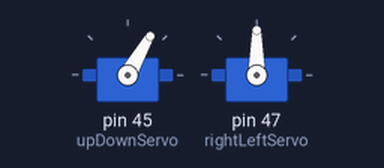
This sketch was run on a simulated Arduino Mega 2560, built with avr-gcc and run on an emulated ATmega2560. Parts: 2 × servo.

Above: at 0.1 s.
At 9.0 s:
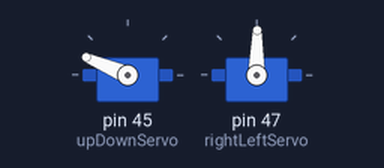
At 19.6 s:
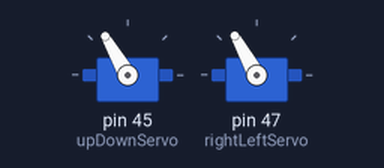
At 37.6 s:
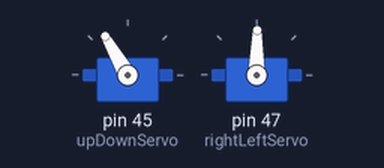
Timing chart, 0 to 40.0 s (numbered marks = the images above):
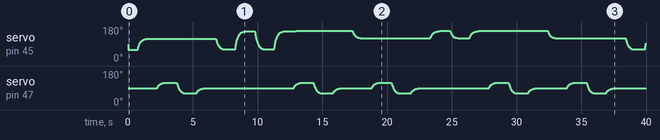

The sketch:

eye.ino
```cpp
#include <Servo.h>

//define name of the servo motors
Servo upDownServo;
Servo rightLeftServo;

//define position name and value
#define left 60
#define right 120
#define middle 90
#define closed 60
#define fullOpen 160
#define halfOpen 120

#define waitTime 750
#define SMOOTHING_FACTOR 0.05
#define UPDATE_INTERVAL 10

float upDownServoPosition;
float rightLeftServoPosition;
float upDownServoTarget;
float rightLeftServoTarget;

void setup() {
  //define pin numbers of the servo motors
  upDownServo.attach(45);
  rightLeftServo.attach(47);

  //starting position of the servo motors
  delay(10);
  upDownServo.write(closed);
  rightLeftServo.write(middle);

  // Initialize positions
  upDownServoPosition = closed;
  rightLeftServoPosition = middle;
  upDownServoTarget = closed;
  rightLeftServoTarget = middle;
}

void smoothServo(Servo &servo, float &currentPosition, float targetPosition) {
  currentPosition = (targetPosition * SMOOTHING_FACTOR) + (currentPosition * (1 - SMOOTHING_FACTOR));
  servo.write(static_cast<int>(currentPosition));
}

void loop() {
  // Example sequence of movements with smoothing
  upDownServoTarget = halfOpen;
  delay(waitTime);
  smoothMovement();

  rightLeftServoTarget = right;
  delay(waitTime);
  smoothMovement();

  rightLeftServoTarget = left;
  delay(waitTime);
  smoothMovement();

  rightLeftServoTarget = middle;
  delay(waitTime);
  smoothMovement();

  upDownServoTarget = closed;
  delay(waitTime);
  smoothMovement();

  upDownServoTarget = fullOpen;
  delay(waitTime);
  smoothMovement();

  upDownServoTarget = closed;
  delay(waitTime);
  smoothMovement();

  upDownServoTarget = fullOpen;
  delay(waitTime);
  smoothMovement();

  rightLeftServoTarget = right;
  delay(waitTime);
  smoothMovement();

  rightLeftServoTarget = left;
  delay(waitTime);
  smoothMovement();

  rightLeftServoTarget = middle;
  delay(waitTime);
  smoothMovement();

  upDownServoTarget = halfOpen;
  delay(waitTime);
  smoothMovement();

  rightLeftServoTarget = right;
  delay(waitTime);
  smoothMovement();

  rightLeftServoTarget = left;
  delay(waitTime);
  smoothMovement();

  rightLeftServoTarget = middle;
  delay(waitTime);
  smoothMovement();

  upDownServoTarget = fullOpen;
  delay(waitTime);
  smoothMovement();

  upDownServoTarget = halfOpen;
  delay(waitTime);
  smoothMovement();

  upDownServoTarget = fullOpen;
  delay(waitTime);
  smoothMovement();

  rightLeftServoTarget = right;
  delay(waitTime);
  smoothMovement();

  rightLeftServoTarget = left;
  delay(waitTime);
  smoothMovement();

  rightLeftServoTarget = middle;
  delay(waitTime);
  smoothMovement();
}

void smoothMovement() {
  unsigned long startTime = millis();
  while (millis() - startTime < waitTime) {
    smoothServo(upDownServo, upDownServoPosition, upDownServoTarget);
    smoothServo(rightLeftServo, rightLeftServoPosition, rightLeftServoTarget);
    delay(UPDATE_INTERVAL);
  }
}
```
